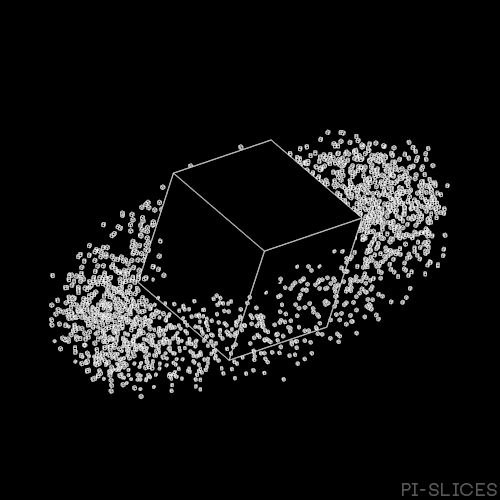
#> input picture Foto.img/photo_2024-11-02_23-10-23.jpg, 500 x 500 px
$ python foto-3.py
#> lines starting #> are read from the running program, lines starting #| are printed output that depends on the picture; after the words box and inside, x2 and y2 are one past the last pixel; in counts of white or black regions, pixels touching at a corner belong together
import cv2
import numpy as np
import shutil

def advanced_image_preprocessing(image_path):
    # Загрузка изображения
#> called with image_path = 'Foto.img/photo_2024-11-02_23-10-23.jpg'
    image = cv2.imread(image_path)
#> image is the input picture: shape (500, 500, 3); min 0, max 255, mean 17.6

    # Проверка загрузки
    if image is None:
        raise ValueError("Изображение не загружено")

    # Улучшенная предобработка

    # 1. Коррекция яркости и контраста
    alpha = 1.5  # Контраст
    beta = 20    # Яркость
    image = cv2.convertScaleAbs(image, alpha=alpha, beta=beta)

    # 2. Подавление шума
    image = cv2.fastNlMeansDenoisingColored(image, None, 10, 10, 7, 21)

    # 3. Повышение резкости
    kernel = np.array([[-1,-1,-1],
                       [-1, 9,-1],
                       [-1,-1,-1]])
    image = cv2.filter2D(image, -1, kernel)
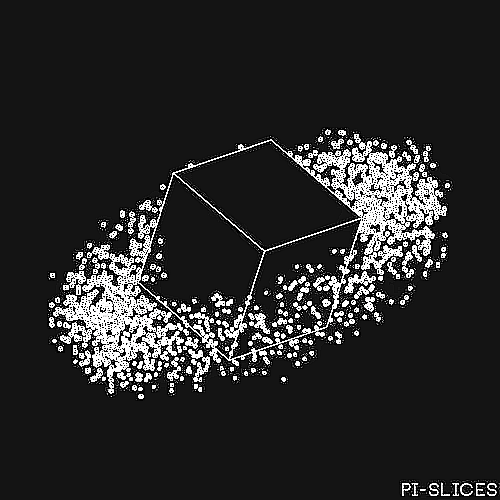
#> image: shape (500, 500, 3); mean B, G, R 41, 41.1, 41

    # 4. Эквализация гистограммы
    gray = cv2.cvtColor(image, cv2.COLOR_BGR2GRAY)
    equalized = cv2.equalizeHist(gray)
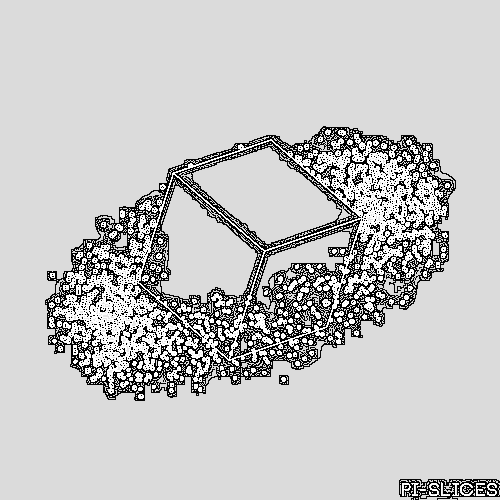
#> equalized: shape (500, 500); min 0, max 255, mean 197.1

    # 5. Обнаружение краев с адаптивным порогом
    edges = cv2.Canny(equalized, 100, 200)
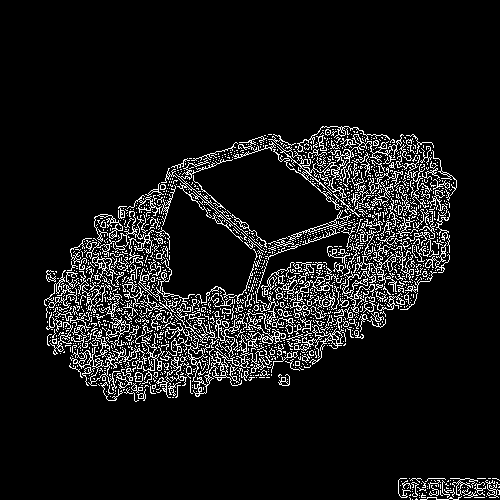
#> edges: shape (500, 500); 8.8% white in thin lines or dots, all inside (x1, y1, x2, y2) = (44, 126, 500, 500)

    # 6. Морфологические преобразования для улучшения краев
    kernel = np.ones((3,3), np.uint8)
    edges = cv2.dilate(edges, kernel, iterations=1)
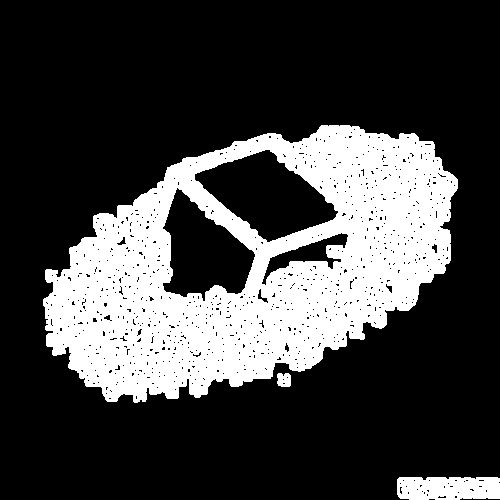
#> edges: shape (500, 500); 26.1% white; 3 white regions, box (x1, y1, x2, y2) and area: (43, 125, 458, 403) 62855, (397, 477, 500, 500) 2198, (277, 373, 291, 387) 173
    edges = cv2.erode(edges, kernel, iterations=1)
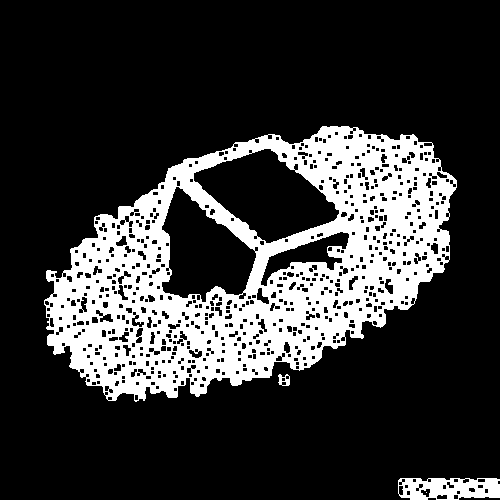
#> edges: shape (500, 500); 21.4% white; 4 white regions (1 under 20 px), largest, box (x1, y1, x2, y2) and area: (44, 126, 457, 402) 51725, (398, 478, 500, 500) 1692, (278, 374, 290, 386) 87

    return equalized, edges

def image_to_advanced_ascii(image_path):
    # Получаем размер терминала
    terminal_size = shutil.get_terminal_size()
    width = terminal_size.columns
    height = terminal_size.lines - 1

    # Расширенный набор символов с учетом интенсивности и краев
    detailed_chars = '@%#*+=-:. '
    edge_chars = ['/', '\\', '|', '-', '+']

    # Предобработка изображения
    gray_image, edge_image = advanced_image_preprocessing(image_path)

    # Resize с сохранением пропорций
    resized_gray = cv2.resize(gray_image, (width, height), interpolation=cv2.INTER_LANCZOS4)
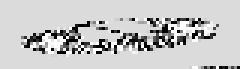
#> resized_gray: shape (23, 80) (shown 3 times larger); min 0, max 255, mean 196.3
    resized_edges = cv2.resize(edge_image, (width, height), interpolation=cv2.INTER_LANCZOS4)
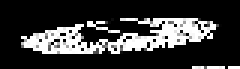
#> resized_edges: shape (23, 80) (shown 3 times larger); min 0, max 255, mean 55.8

    # Генерация ASCII с учетом интенсивности и краев
    ascii_image = ""
    for y in range(height):
        for x in range(width):
            pixel_intensity = resized_gray[y, x]
            is_edge = resized_edges[y, x] > 128

            # Выбор символа на основе интенсивности и наличия края
            if is_edge:
                char_index = int((pixel_intensity / 255) * (len(edge_chars) - 1))
                ascii_image += edge_chars[char_index]
            else:
                char_index = int((pixel_intensity / 255) * (len(detailed_chars) - 1))
                ascii_image += detailed_chars[char_index]

        ascii_image += "\n"

    return ascii_image

def center_ascii_art(ascii_art):
    terminal_size = shutil.get_terminal_size()
    width = terminal_size.columns
    height = terminal_size.lines

    # Центрирование
    lines = ascii_art.split('\n')
    centered_lines = []

    for line in lines:
        padding_left = (width - len(line)) // 2
        centered_line = " " * padding_left + line.ljust(width)
        centered_lines.append(centered_line)

    vertical_padding_top = (height - len(lines)) // 2
    vertical_padding_bottom = height - len(lines) - vertical_padding_top

    centered_art = (
        "\n" * vertical_padding_top +
        "\n".join(centered_lines) +
        "\n" * vertical_padding_bottom
    )

    return centered_art

# Основной блок выполнения
image_path = 'Foto.img/photo_2024-11-02_23-10-23.jpg'

try:
    # Очистка экрана
    print("\033[2J\033[H", end="")

    # Генерация улучшенного ASCII-арта
    ascii_art = image_to_advanced_ascii(image_path)

    # Центрирование и вывод
    centered_ascii_art = center_ascii_art(ascii_art)
    print(centered_ascii_art)

except Exception as e:
    print(f"Ошибка: {e}")


        #     Ключевые улучшения:

        # Предобработка изображения:

        # Коррекция яркости и контраста
        # Подавление шума
        # Повышение резкости
        # Эквализация гистограммы
        # Обнаружение и выделение краев
        # Генерация ASCII:

        # Динамический выбор символов
        # Учет интенсивности пикселей
        # Специальные символы для краев
        # Сохранение структуры изображения
        # Преимущества:

        # Высокая детализация
        # Выделение контуров
        # Улучшенная визуальная репрезентация
        # Технические детали:

        # Использование продвинутых алгоритмов OpenCV
        # Адаптивное масштабирование
        # Сложная обработка изображения

$ run again, with Foto.img/photo_2024-11-02_23-10-10.jpg copied over Foto.img/photo_2024-11-02_23-10-23.jpg
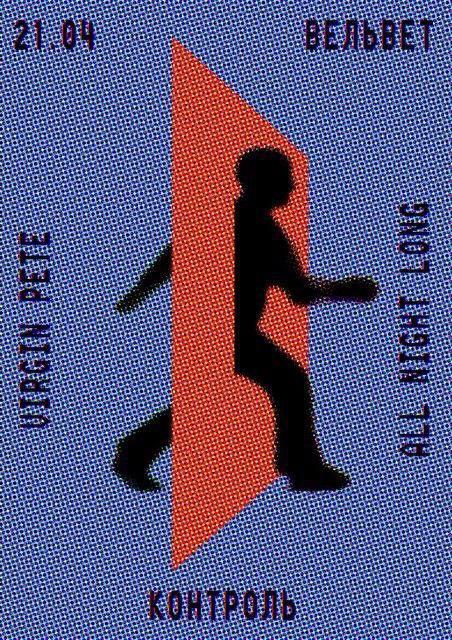
#> input picture Foto.img/photo_2024-11-02_23-10-10.jpg, 452 x 640 px
#> in advanced_image_preprocessing, image is the input picture: shape (640, 452, 3); mean B, G, R 128.2, 87, 93.8
#> in advanced_image_preprocessing, `edges = cv2.Canny(equalized, 100, 200)`:
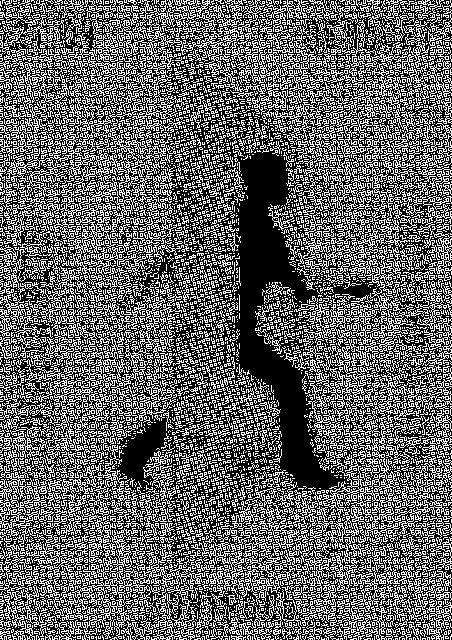
#> edges: shape (640, 452); 39.9% white in thin lines or dots
#> in image_to_advanced_ascii, `resized_edges = cv2.resize(edge_image, (width, height), interpolation=..`:
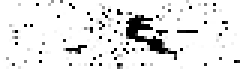
#> resized_edges: shape (23, 80) (shown 3 times larger); min 0, max 255, mean 230.6

$ run again, with Foto.img/photo_2024-11-02_23-10-17.jpg copied over Foto.img/photo_2024-11-02_23-10-23.jpg
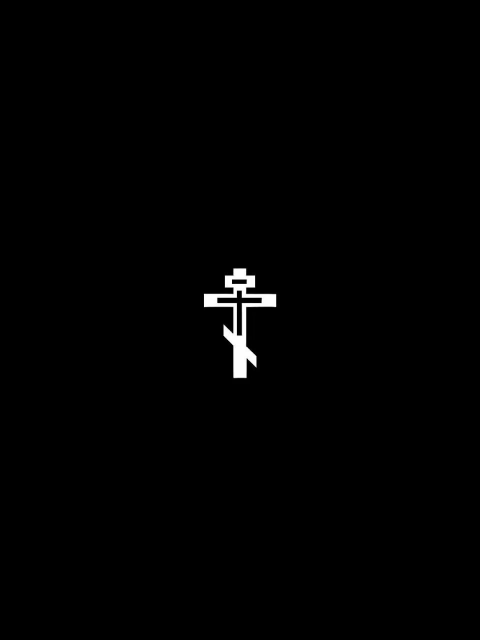
#> input picture Foto.img/photo_2024-11-02_23-10-17.jpg, 960 x 1280 px (shown at 1/2 size)
#> in advanced_image_preprocessing, image is the input picture: shape (1280, 960, 3); min 0, max 255, mean 1.8
#> in advanced_image_preprocessing, `equalized = cv2.equalizeHist(gray)`:
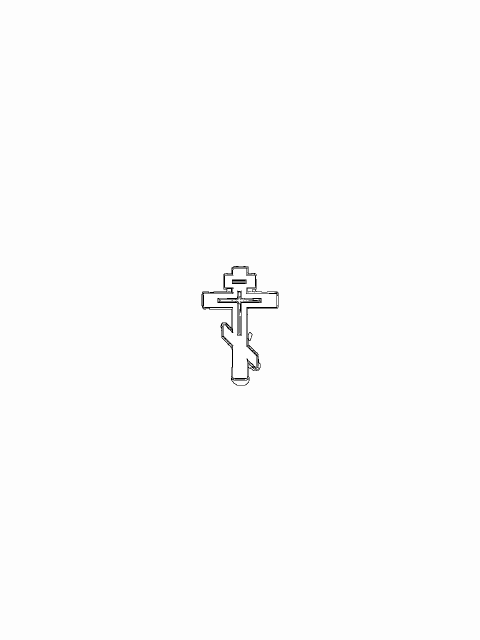
#> equalized: shape (1280, 960) (shown at 1/2 size); min 0, max 255, mean 252.2
#> in advanced_image_preprocessing, `edges = cv2.erode(edges, kernel, iterations=1)`:
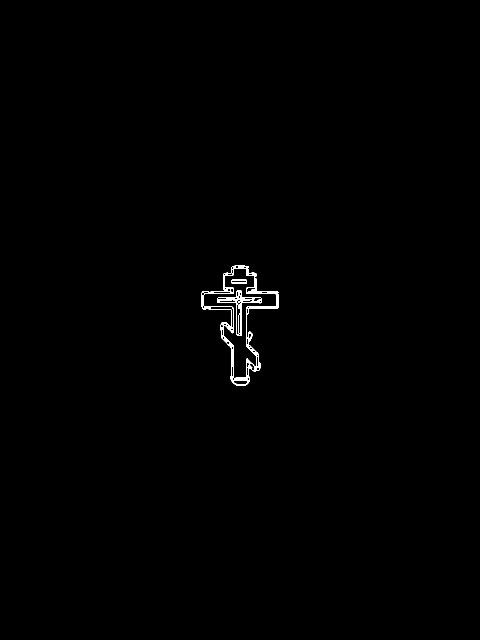
#> edges: shape (1280, 960) (shown at 1/2 size); 0.41% white; 3 white regions, box (x1, y1, x2, y2) and area: (402, 531, 558, 772) 3786, (434, 581, 524, 672) 1061, (463, 558, 494, 568) 212
